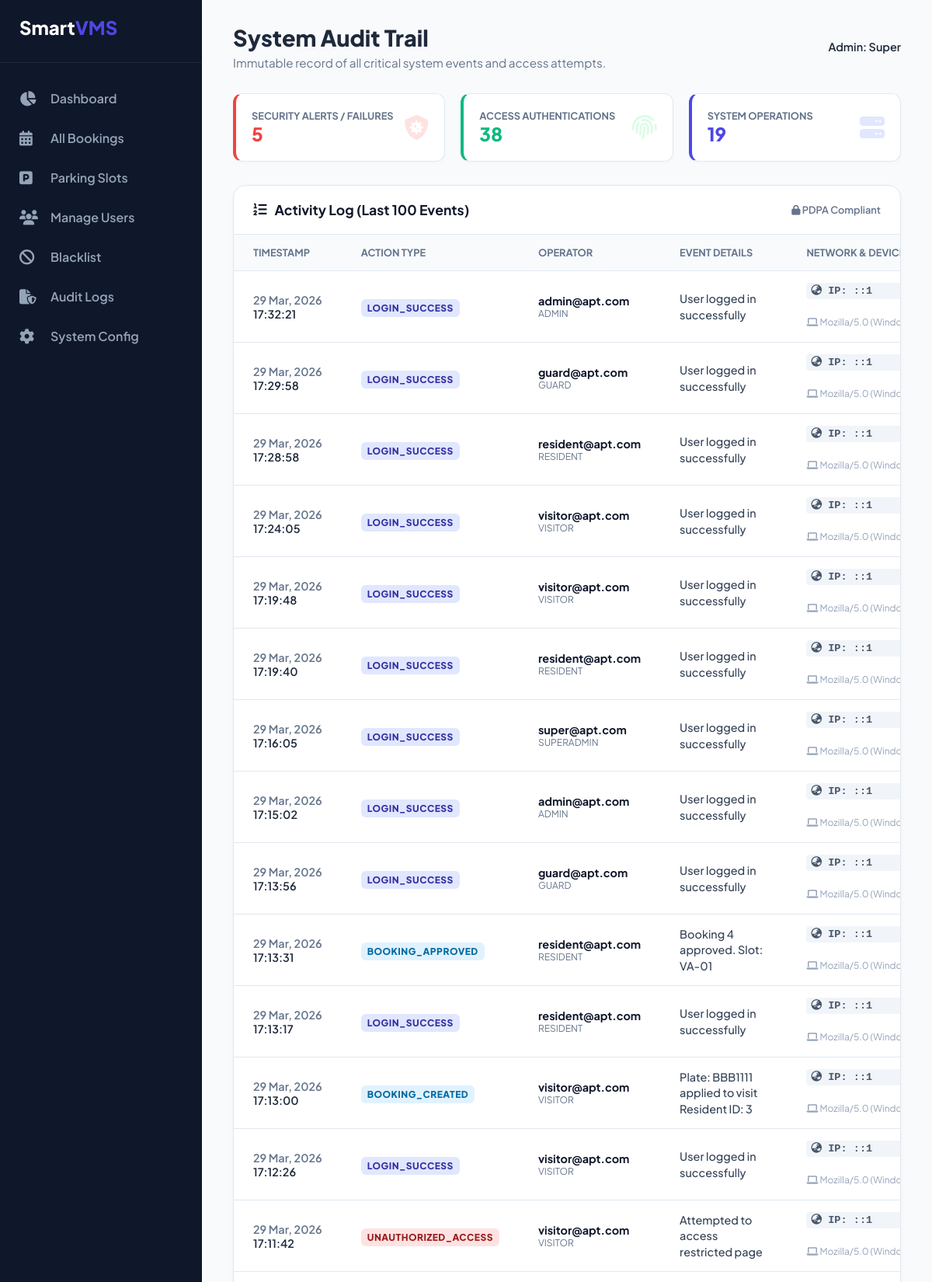
The app's page /public/admin_audit.php (signed in, upper part) with its own data.
### tables this page shows
CREATE TABLE `audit_logs` (
  `id` int(11) NOT NULL,
  `user_id` int(11) DEFAULT NULL,
  `action` varchar(80) NOT NULL,
  `detail` varchar(255) DEFAULT NULL,
  `ip_addr` varchar(45) DEFAULT NULL,
  `created_at` datetime DEFAULT current_timestamp()
);

CREATE TABLE `users` (
  `id` int(11) NOT NULL,
  `email` varchar(120) NOT NULL,
  `password_hash` varchar(255) NOT NULL,
  `role` enum('visitor','resident','guard','admin','superadmin') NOT NULL,
  `status` enum('active','inactive','watchlist','blacklisted') DEFAULT 'active',
  `phone` varchar(20) DEFAULT NULL,
  `created_at` datetime DEFAULT current_timestamp()
);

### core/config.php (called while the page is built, shortened)
<?php
function e($string) {
    return htmlspecialchars($string ?? '', ENT_QUOTES, 'UTF-8');
}
?>

### public/admin_audit.php (the view, shortened to what this page needs)
<?php
$pdo = db();
$admin_name = explode('@', $_SESSION['email'])[0];
$stmt = $pdo->query("
    SELECT a.*, u.email as operator_email, u.role as operator_role
    FROM audit_logs a
    LEFT JOIN users u ON a.user_id = u.id
    ORDER BY a.created_at DESC LIMIT 100
");
$logs = $stmt->fetchAll();
$stats = $pdo->query("
    SELECT
        SUM(CASE WHEN action LIKE '%FAILED%' OR action LIKE '%BLOCKED%' THEN 1 ELSE 0 END) as alerts,
        SUM(CASE WHEN action LIKE '%LOGIN%' THEN 1 ELSE 0 END) as logins,
        SUM(CASE WHEN action NOT LIKE '%LOGIN%' AND action NOT LIKE '%FAILED%' THEN 1 ELSE 0 END) as ops
    FROM audit_logs
")->fetch();
?>
<!DOCTYPE html>
<html lang="en">
<head>
    <link rel="stylesheet" href="https://cdnjs.cloudflare.com/ajax/libs/font-awesome/6.4.0/css/all.min.css">
</head>
<body>
    <div class="sidebar">
        <div class="brand">Smart<span>VMS</span></div>
        <a href="admin_dash.php" class="nav-link"><i class="fas fa-chart-pie"></i> Dashboard</a>
        <a href="admin_bookings.php" class="nav-link"><i class="fas fa-calendar-alt"></i> All Bookings</a>
        <a href="admin_slots.php" class="nav-link"><i class="fas fa-parking"></i> Parking Slots</a>
        <a href="admin_users.php" class="nav-link"><i class="fas fa-users"></i> Manage Users</a>
        <a href="admin_blacklist.php" class="nav-link"><i class="fas fa-ban"></i> Blacklist</a>
        <a href="admin_audit.php" class="nav-link"><i class="fas fa-file-shield"></i> Audit Logs</a>
        <?php if($_SESSION['role'] === 'superadmin'): ?>
            <a href="superadmin_config.php" class="nav-link"><i class="fas fa-cog"></i> System Config</a>
        <?php endif; ?>
        <div class="spacer"></div>
    </div>
    <div class="main-content">
        <div class="header-flex">
            <div>
                <h1 class="page-title">System Audit Trail</h1>
                <p class="page-sub">Immutable record of all critical system events and access attempts.</p>
            </div>
            <div style="text-align: right;">
                <p style="font-weight: 600; font-size: 0.9rem;">Admin: <?= htmlspecialchars(ucfirst($admin_name)) ?></p>
            </div>
        </div>
        <div class="security-banner">
            <div class="sec-card alert">
                <div>
                    <div class="sec-label">Security Alerts / Failures</div>
                    <div class="sec-val" style="color: var(--danger);"><?= (int)$stats['alerts'] ?></div>
                </div>
                <i class="fas fa-shield-virus" style="font-size: 2rem; color: #fee2e2;"></i>
            </div>
            <div class="sec-card success">
                <div>
                    <div class="sec-label">Access Authentications</div>
                    <div class="sec-val" style="color: var(--success);"><?= (int)$stats['logins'] ?></div>
                </div>
                <i class="fas fa-fingerprint" style="font-size: 2rem; color: #dcfce7;"></i>
            </div>
            <div class="sec-card">
                <div>
                    <div class="sec-label">System Operations</div>
                    <div class="sec-val" style="color: var(--accent);"><?= (int)$stats['ops'] ?></div>
                </div>
                <i class="fas fa-server" style="font-size: 2rem; color: #e0e7ff;"></i>
            </div>
        </div>
        <div class="table-card">
            <div class="table-header">
                <div class="table-title"><i class="fas fa-list-ol"></i> Activity Log (Last 100 Events)</div>
                <span style="font-size: 0.8rem; color: var(--text-muted); font-weight: 600;"><i class="fas fa-lock"></i> PDPA Compliant</span>
            </div>
            <div style="overflow-x: auto;">
                <table>
                    <thead>
                        <tr>
                            <th>Timestamp</th>
                            <th>Action Type</th>
                            <th>Operator</th>
                            <th>Event Details</th>
                            <th>Network & Device</th>
                        </tr>
                    </thead>
                    <tbody>
                        <?php if(empty($logs)): ?>
                            <tr><td colspan="5" style="text-align: center; color: var(--text-muted); padding: 30px;">No audit logs available.</td></tr>
                        <?php else: ?>
                            <?php foreach($logs as $log):
                                $action = strtoupper($log['action']);
                                $badgeClass = 'bg-info';
                                if (strpos($action, 'LOGIN_SUCCESS') !== false) $badgeClass = 'bg-auth';
                                elseif (strpos($action, 'FAILED') !== false || strpos($action, 'BLOCKED') !== false || strpos($action, 'UNAUTHORIZED') !== false) $badgeClass = 'bg-danger';
                                elseif (strpos($action, 'CONFIG') !== false || strpos($action, 'BLACKLIST') !== false) $badgeClass = 'bg-sys';
                                $parts = explode('| Device:', $log['detail']);
                                $detailStr = trim($parts[0]);
                                $deviceStr = isset($parts[1]) ? trim($parts[1]) : 'Unknown Device';
                            ?>
                            <tr>
                                <td style="white-space: nowrap; color: var(--text-muted); font-weight: 600;">
                                    <?= date('d M, Y', strtotime($log['created_at'])) ?><br>
                                    <span style="color: var(--text-main);"><?= date('H:i:s', strtotime($log['created_at'])) ?></span>
                                </td>
                                <td><span class="action-badge <?= $badgeClass ?>"><?= e($action) ?></span></td>
                                <td>
                                    <?php if($log['operator_email']): ?>
                                        <div style="font-weight: 700; color: var(--primary);"><?= e($log['operator_email']) ?></div>
                                        <div style="font-size: 0.75rem; color: var(--text-muted); text-transform: uppercase;"><?= e($log['operator_role']) ?></div>
                                    <?php else: ?>
                                        <span style="color: var(--text-muted); font-style: italic;">System / Anonymous</span>
                                    <?php endif; ?>
                                </td>
                                <td style="font-weight: 500; color: #334155; max-width: 300px; line-height: 1.4;">
                                    <?= e($detailStr) ?>
                                </td>
                                <td>
                                    <div class="ip-badge"><i class="fas fa-globe-asia"></i> IP: <?= e($log['ip_addr']) ?></div><br>
                                    <span class="device-text" title="<?= e($deviceStr) ?>"><i class="fas fa-laptop"></i> <?= e($deviceStr) ?></span>
                                </td>
                            </tr>
                            <?php endforeach; ?>
                        <?php endif; ?>
                    </tbody>
                </table>
            </div>
        </div>
    </div>
</body>
</html>

### public/admin_audit.php (style rules this page uses)
:root { --bg: #f8fafc; --surface: #ffffff; --primary: #0f172a; --accent: #4f46e5; --text-main: #1e293b; --text-muted: #64748b; --border: #e2e8f0; --success: #10b981; --warning: #f59e0b; --danger: #ef4444; }
* { margin: 0; padding: 0; box-sizing: border-box; font-family: 'Plus Jakarta Sans', sans-serif; }
body { background: var(--bg); color: var(--text-main); display: flex; min-height: 100vh; }
.sidebar { width: 260px; background: var(--primary); color: white; display: flex; flex-direction: column; padding: 20px 0; }
.brand { font-size: 1.5rem; font-weight: 800; padding: 0 25px 30px; border-bottom: 1px solid #1e293b; margin-bottom: 20px; }
.brand span { color: var(--accent); }
.nav-link { display: flex; align-items: center; gap: 15px; padding: 15px 25px; color: #94a3b8; text-decoration: none; font-weight: 600; transition: 0.2s; }
.nav-link i { font-size: 1.2rem; width: 25px; }
.spacer { flex: 1; }
.main-content { flex: 1; padding: 30px 40px; overflow-y: auto; }
.header-flex { display: flex; justify-content: space-between; align-items: center; margin-bottom: 30px; }
.page-title { font-size: 1.8rem; font-weight: 800; }
.page-sub { color: var(--text-muted); font-size: 0.95rem; margin-top: 5px; }
.security-banner { display: flex; gap: 20px; margin-bottom: 30px; }
.sec-card { flex: 1; background: var(--surface); padding: 20px; border-radius: 12px; border: 1px solid var(--border); border-left: 4px solid var(--accent); display: flex; justify-content: space-between; align-items: center; box-shadow: 0 2px 4px rgba(0,0,0,0.02); }
.sec-card.alert { border-left-color: var(--danger); }
.sec-card.success { border-left-color: var(--success); }
.sec-val { font-size: 1.5rem; font-weight: 800; }
.sec-label { font-size: 0.8rem; color: var(--text-muted); font-weight: 700; text-transform: uppercase; }
.table-card { background: var(--surface); border-radius: 16px; border: 1px solid var(--border); box-shadow: 0 4px 6px -1px rgba(0,0,0,0.05); overflow: hidden; }
.table-header { padding: 20px 25px; border-bottom: 1px solid var(--border); display: flex; justify-content: space-between; align-items: center; }
.table-title { font-size: 1.1rem; font-weight: 700; display: flex; align-items: center; gap: 10px; color: var(--primary); }
table { width: 100%; border-collapse: collapse; }
th { text-align: left; padding: 15px 25px; font-size: 0.8rem; font-weight: 700; color: var(--text-muted); text-transform: uppercase; border-bottom: 1px solid var(--border); background: #f8fafc; }
td { padding: 15px 25px; font-size: 0.9rem; border-bottom: 1px solid var(--border); vertical-align: middle; }
.action-badge { padding: 4px 8px; border-radius: 6px; font-size: 0.75rem; font-weight: 800; letter-spacing: 0.5px; }
.bg-auth { background: #e0e7ff; color: #3730a3; }
.bg-danger { background: #fee2e2; color: #991b1b; }
.bg-info { background: #e0f2fe; color: #0369a1; }
.ip-badge { font-family: monospace; background: #f1f5f9; padding: 3px 6px; border-radius: 4px; color: #475569; font-weight: 600; font-size: 0.85rem; }
.device-text { font-size: 0.75rem; color: #94a3b8; margin-top: 4px; max-width: 250px; white-space: nowrap; overflow: hidden; text-overflow: ellipsis; display: inline-block; }

### records on screen
audit_logs: created_at "29 Mar, 2026", created_at "17:32:21", action "LOGIN_SUCCESS", user.email "admin@apt.com", user.role "ADMIN", detail "User logged in successfully", ip_addr "::1", detail "Mozilla/5.0 (Windows NT 10.0; Win64; x…"
audit_logs: created_at "29 Mar, 2026", created_at "17:29:58", action "LOGIN_SUCCESS", user.email "guard@apt.com", user.role "GUARD", detail "User logged in successfully", ip_addr "::1", detail "Mozilla/5.0 (Windows NT 10.0; Win64; x…"
audit_logs: created_at "29 Mar, 2026", created_at "17:28:58", action "LOGIN_SUCCESS", user.email "resident@apt.com", user.role "RESIDENT", detail "User logged in successfully", ip_addr "::1", detail "Mozilla/5.0 (Windows NT 10.0; Win64; x…"
audit_logs: created_at "29 Mar, 2026", created_at "17:24:05", action "LOGIN_SUCCESS", user.email "visitor@apt.com", user.role "VISITOR", detail "User logged in successfully", ip_addr "::1", detail "Mozilla/5.0 (Windows NT 10.0; Win64; x…"
audit_logs: created_at "29 Mar, 2026", created_at "17:19:48", action "LOGIN_SUCCESS", user.email "visitor@apt.com", user.role "VISITOR", detail "User logged in successfully", ip_addr "::1", detail "Mozilla/5.0 (Windows NT 10.0; Win64; x…"
audit_logs: created_at "29 Mar, 2026", created_at "17:19:40", action "LOGIN_SUCCESS", user.email "resident@apt.com", user.role "RESIDENT", detail "User logged in successfully", ip_addr "::1", detail "Mozilla/5.0 (Windows NT 10.0; Win64; x…"
audit_logs: created_at "29 Mar, 2026", created_at "17:16:05", action "LOGIN_SUCCESS", user.email "super@apt.com", user.role "SUPERADMIN", detail "User logged in successfully", ip_addr "::1", detail "Mozilla/5.0 (Windows NT 10.0; Win64; x…"
audit_logs: created_at "29 Mar, 2026", created_at "17:15:02", action "LOGIN_SUCCESS", user.email "admin@apt.com", user.role "ADMIN", detail "User logged in successfully", ip_addr "::1", detail "Mozilla/5.0 (Windows NT 10.0; Win64; x…"
audit_logs: created_at "29 Mar, 2026", created_at "17:13:56", action "LOGIN_SUCCESS", user.email "guard@apt.com", user.role "GUARD", detail "User logged in successfully", ip_addr "::1", detail "Mozilla/5.0 (Windows NT 10.0; Win64; x…"
audit_logs: created_at "29 Mar, 2026", created_at "17:13:31", action "BOOKING_APPROVED", user.email "resident@apt.com", user.role "RESIDENT", detail "Booking 4 approved. Slot: VA-01", ip_addr "::1", detail "Mozilla/5.0 (Windows NT 10.0; Win64; x…"
audit_logs: created_at "29 Mar, 2026", created_at "17:13:17", action "LOGIN_SUCCESS", user.email "resident@apt.com", user.role "RESIDENT", detail "User logged in successfully", ip_addr "::1", detail "Mozilla/5.0 (Windows NT 10.0; Win64; x…"
audit_logs: created_at "29 Mar, 2026", created_at "17:13:00", action "BOOKING_CREATED", user.email "visitor@apt.com", user.role "VISITOR", detail "Plate: BBB1111 applied to visit Resident ID: 3", ip_addr "::1", detail "Mozilla/5.0 (Windows NT 10.0; Win64; x…"
audit_logs: created_at "29 Mar, 2026", created_at "17:12:26", action "LOGIN_SUCCESS", user.email "visitor@apt.com", user.role "VISITOR", detail "User logged in successfully", ip_addr "::1", detail "Mozilla/5.0 (Windows NT 10.0; Win64; x…"
audit_logs: created_at "29 Mar, 2026", created_at "17:11:42", action "UNAUTHORIZED_ACCESS", user.email "visitor@apt.com", user.role "VISITOR", detail "Attempted to access restricted page", ip_addr "::1", detail "Mozilla/5.0 (Windows NT 10.0; Win64; x…"

### other values on screen
$admin_name "Super"
$stats['alerts'] "5"
$stats['logins'] "38"
$stats['ops'] "19"
